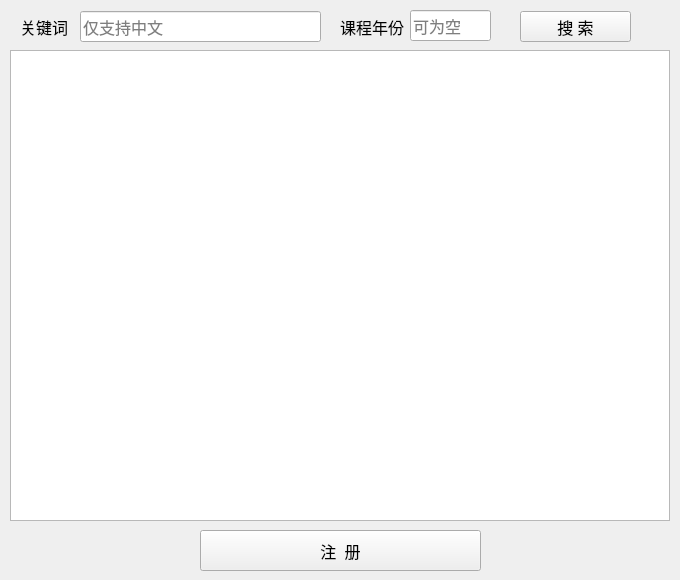
<?xml version="1.0" encoding="UTF-8"?>
<ui version="4.0">
 <class>regist_form</class>
 <widget class="QWidget" name="regist_form">
  <property name="geometry">
   <rect>
    <x>0</x>
    <y>0</y>
    <width>680</width>
    <height>580</height>
   </rect>
  </property>
  <property name="font">
   <font>
    <family>微软雅黑</family>
    <pointsize>12</pointsize>
   </font>
  </property>
  <property name="windowTitle">
   <string>Form</string>
  </property>
  <widget class="QLineEdit" name="keyword_input">
   <property name="geometry">
    <rect>
     <x>80</x>
     <y>11</y>
     <width>241</width>
     <height>31</height>
    </rect>
   </property>
   <property name="placeholderText">
    <string>仅支持中文</string>
   </property>
  </widget>
  <widget class="QPushButton" name="pushButton">
   <property name="geometry">
    <rect>
     <x>520</x>
     <y>11</y>
     <width>111</width>
     <height>31</height>
    </rect>
   </property>
   <property name="font">
    <font>
     <family>微软雅黑</family>
     <pointsize>12</pointsize>
    </font>
   </property>
   <property name="text">
    <string>搜 索</string>
   </property>
   <property name="default">
    <bool>false</bool>
   </property>
  </widget>
  <widget class="QTableView" name="table_list">
   <property name="geometry">
    <rect>
     <x>10</x>
     <y>50</y>
     <width>660</width>
     <height>471</height>
    </rect>
   </property>
  </widget>
  <widget class="QLabel" name="keyword_label">
   <property name="geometry">
    <rect>
     <x>20</x>
     <y>11</y>
     <width>61</width>
     <height>31</height>
    </rect>
   </property>
   <property name="font">
    <font>
     <family>微软雅黑</family>
     <pointsize>12</pointsize>
    </font>
   </property>
   <property name="text">
    <string>关键词</string>
   </property>
  </widget>
  <widget class="QLabel" name="year_label">
   <property name="geometry">
    <rect>
     <x>340</x>
     <y>11</y>
     <width>71</width>
     <height>31</height>
    </rect>
   </property>
   <property name="text">
    <string>课程年份</string>
   </property>
  </widget>
  <widget class="QLineEdit" name="year_input">
   <property name="geometry">
    <rect>
     <x>410</x>
     <y>10</y>
     <width>81</width>
     <height>31</height>
    </rect>
   </property>
   <property name="placeholderText">
    <string>可为空</string>
   </property>
  </widget>
  <widget class="QPushButton" name="pushButton_2">
   <property name="geometry">
    <rect>
     <x>200</x>
     <y>530</y>
     <width>281</width>
     <height>41</height>
    </rect>
   </property>
   <property name="text">
    <string>注  册</string>
   </property>
  </widget>
 </widget>
 <resources/>
 <connections/>
</ui>
